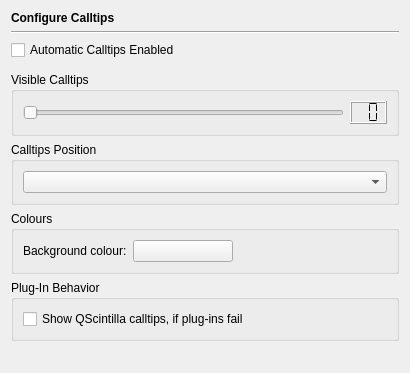
<?xml version="1.0" encoding="UTF-8"?>
<ui version="4.0">
 <class>EditorCalltipsPage</class>
 <widget class="QWidget" name="EditorCalltipsPage">
  <property name="geometry">
   <rect>
    <x>0</x>
    <y>0</y>
    <width>408</width>
    <height>373</height>
   </rect>
  </property>
  <layout class="QVBoxLayout" name="verticalLayout_3">
   <item>
    <widget class="QLabel" name="headerLabel">
     <property name="text">
      <string>&lt;b&gt;Configure Calltips&lt;/b&gt;</string>
     </property>
    </widget>
   </item>
   <item>
    <widget class="Line" name="line18">
     <property name="frameShape">
      <enum>QFrame::HLine</enum>
     </property>
     <property name="frameShadow">
      <enum>QFrame::Sunken</enum>
     </property>
     <property name="orientation">
      <enum>Qt::Horizontal</enum>
     </property>
    </widget>
   </item>
   <item>
    <widget class="QCheckBox" name="ctEnabledCheckBox">
     <property name="toolTip">
      <string>Select this to enable calltips</string>
     </property>
     <property name="text">
      <string>Automatic Calltips Enabled</string>
     </property>
    </widget>
   </item>
   <item>
    <widget class="QFrame" name="frame">
     <property name="enabled">
      <bool>false</bool>
     </property>
     <layout class="QHBoxLayout" name="horizontalLayout">
      <property name="leftMargin">
       <number>0</number>
      </property>
      <property name="topMargin">
       <number>0</number>
      </property>
      <property name="rightMargin">
       <number>0</number>
      </property>
      <property name="bottomMargin">
       <number>0</number>
      </property>
     </layout>
    </widget>
   </item>
   <item>
    <widget class="QGroupBox" name="groupBox_4">
     <property name="title">
      <string>Visible Calltips</string>
     </property>
     <layout class="QHBoxLayout" name="horizontalLayout_2">
      <item>
       <widget class="QSlider" name="ctVisibleSlider">
        <property name="toolTip">
         <string>Move to set the maximum number of calltips shown (0 = all available)</string>
        </property>
        <property name="maximum">
         <number>20</number>
        </property>
        <property name="orientation">
         <enum>Qt::Horizontal</enum>
        </property>
        <property name="tickInterval">
         <number>1</number>
        </property>
       </widget>
      </item>
      <item>
       <widget class="QLCDNumber" name="lCDNumber5">
        <property name="toolTip">
         <string>Displays the maximum number of calltips to be shown</string>
        </property>
        <property name="digitCount">
         <number>2</number>
        </property>
        <property name="segmentStyle">
         <enum>QLCDNumber::Flat</enum>
        </property>
       </widget>
      </item>
     </layout>
    </widget>
   </item>
   <item>
    <widget class="QGroupBox" name="calltipsPositionBox">
     <property name="title">
      <string>Calltips Position</string>
     </property>
     <layout class="QVBoxLayout" name="verticalLayout_2">
      <item>
       <widget class="QComboBox" name="positionComboBox">
        <property name="toolTip">
         <string>Select the position for the calltips</string>
        </property>
       </widget>
      </item>
     </layout>
    </widget>
   </item>
   <item>
    <widget class="QGroupBox" name="groupBox_2">
     <property name="title">
      <string>Colours</string>
     </property>
     <layout class="QHBoxLayout">
      <item>
       <widget class="QLabel" name="TextLabel2_2_2_2">
        <property name="text">
         <string>Background colour:</string>
        </property>
       </widget>
      </item>
      <item>
       <widget class="QPushButton" name="calltipsBackgroundButton">
        <property name="minimumSize">
         <size>
          <width>100</width>
          <height>0</height>
         </size>
        </property>
        <property name="toolTip">
         <string>Select the background colour for calltips.</string>
        </property>
        <property name="text">
         <string/>
        </property>
       </widget>
      </item>
      <item>
       <spacer>
        <property name="orientation">
         <enum>Qt::Horizontal</enum>
        </property>
        <property name="sizeHint" stdset="0">
         <size>
          <width>40</width>
          <height>20</height>
         </size>
        </property>
       </spacer>
      </item>
     </layout>
    </widget>
   </item>
   <item>
    <widget class="QGroupBox" name="groupBox">
     <property name="title">
      <string>Plug-In Behavior</string>
     </property>
     <layout class="QVBoxLayout" name="verticalLayout">
      <item>
       <widget class="QCheckBox" name="ctScintillaCheckBox">
        <property name="toolTip">
         <string>Select to show QScintilla provided calltips, if the selected plug-ins fail</string>
        </property>
        <property name="whatsThis">
         <string>Qscintilla provided calltips are shown, if this option is enabled and calltips shall be provided by plug-ins (see calltips sub-page of the plug-in) and the plugin-ins don't deliver any calltips.</string>
        </property>
        <property name="text">
         <string>Show QScintilla calltips, if plug-ins fail</string>
        </property>
       </widget>
      </item>
     </layout>
    </widget>
   </item>
   <item>
    <spacer>
     <property name="orientation">
      <enum>Qt::Vertical</enum>
     </property>
     <property name="sizeHint" stdset="0">
      <size>
       <width>388</width>
       <height>20</height>
      </size>
     </property>
    </spacer>
   </item>
  </layout>
 </widget>
 <tabstops>
  <tabstop>ctEnabledCheckBox</tabstop>
  <tabstop>calltipsBackgroundButton</tabstop>
  <tabstop>ctScintillaCheckBox</tabstop>
 </tabstops>
 <resources/>
 <connections>
  <connection>
   <sender>ctVisibleSlider</sender>
   <signal>valueChanged(int)</signal>
   <receiver>lCDNumber5</receiver>
   <slot>display(int)</slot>
   <hints>
    <hint type="sourcelabel">
     <x>102</x>
     <y>109</y>
    </hint>
    <hint type="destinationlabel">
     <x>384</x>
     <y>126</y>
    </hint>
   </hints>
  </connection>
 </connections>
</ui>
